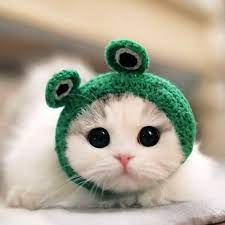
#> input picture lab1/imgs/cat.png, 225 x 225 px
$ python saltpepper.py
#> lines starting #> are read from the running program, lines starting #| are printed output that depends on the picture; after the words box and inside, x2 and y2 are one past the last pixel; in counts of white or black regions, pixels touching at a corner belong together
#> further down, frame is the input picture: shape (225, 225, 3); mean B, G, R 149.7, 167.1, 172.5
import cv2
import numpy as np

def salt_pepper(image):
    h, w = image.shape[:2]
#> h = 225; w = 225
    h = int(h)
    w = int(w)
    gray_image = cv2.cvtColor(image, cv2.COLOR_BGR2GRAY)
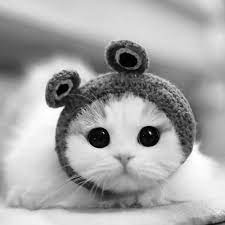
#> gray_image: shape (225, 225); min 0, max 255, mean 166.7

    for i in range(h):
        for j in range(w):
            random = np.random.random()
            if random < 0.03:
                salt_or_pepper = np.random.randint(0, 2)
                if salt_or_pepper == 0:
                    gray_image[i, j] = 0
                else:
                    gray_image[i, j] = 255
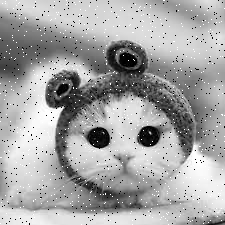
#> gray_image: shape (225, 225); 3.03% of pixels changed, all inside (x1, y1, x2, y2) = (0, 0, 225, 225)
    return gray_image

# cap = cv2.VideoCapture(0)

# ret, frame = cap.read()

frame = cv2.imread('../lab1/imgs/cat.png', cv2.IMREAD_COLOR)

cv2.imshow('original', frame)
cv2.imshow('salt-pepper', salt_pepper(frame))

cv2.waitKey(0)
cv2.destroyAllWindows()
